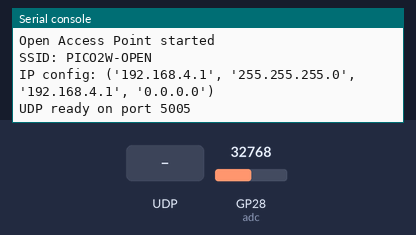
The program below on a simulated Raspberry Pi Pico running MicroPython. Shown: the last lines printed to the serial console. Inputs (shaded band) come from the test bench; at power-on: GP28 (adc) = 32768 (analog values on the 0–65535 scale). The board's own WiFi access point starts at once.

Above: at 3.2 s.
3.3 s: UDP packet "HELLO" arrives
At 4.4 s:
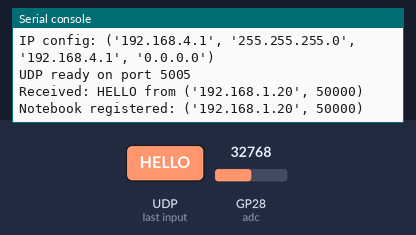
4.8 s: UDP packet "1" arrives
At 5.5 s:
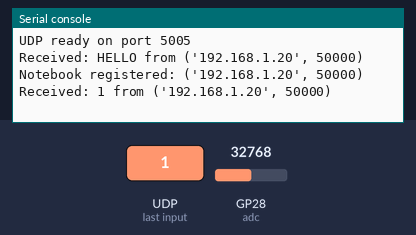
6.3 s: UDP packet "on" arrives
At 6.7 s:
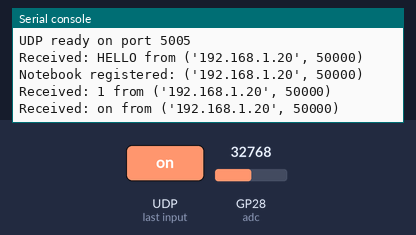
7.8 s: UDP packet "off" arrives
At 9.0 s:
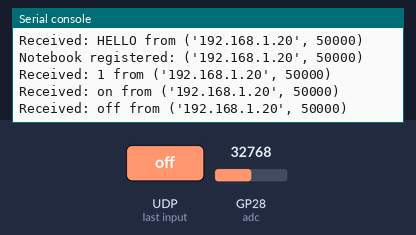

The program:

ap_wifi_adc_pico.py
```python
# main.py
import network
import socket
import time
from machine import ADC, Pin


# ------------------------------------------------------------
# Wi-Fi AP 설정
# ------------------------------------------------------------

SSID = "PICO2W-OPEN"

# Pico가 UDP 명령을 받을 포트
PICO_PORT = 5005

# ADC 데이터를 보내는 주기
# 50ms = 1초에 약 20번 전송
SEND_INTERVAL_MS = 50


# ------------------------------------------------------------
# ADC2 설정
# ------------------------------------------------------------

# Raspberry Pi Pico 2 W에서
# GP28 핀은 ADC2 입력으로 사용할 수 있다.
#
# 가변저항 가운데 핀을 GP28에 연결했다고 가정한다.
adc = ADC(Pin(28))


def read_adc2():
    """
    ADC2 값을 읽어서 raw 값과 전압값을 반환한다.

    raw:
        0 ~ 65535 범위의 ADC 값

    voltage:
        0.0 ~ 3.3V 근처의 전압값
    """
    raw = adc.read_u16()
    voltage = raw * 3.3 / 65535
    return raw, voltage


# ------------------------------------------------------------
# STA 모드 끄기
# ------------------------------------------------------------

# STA 모드는 Pico가 다른 공유기에 접속하는 모드이다.
# 지금은 Pico가 직접 Wi-Fi AP가 되어야 하므로 STA 모드는 끈다.
sta = network.WLAN(network.WLAN.IF_STA)
sta.active(False)
time.sleep(1)


# ------------------------------------------------------------
# AP 모드 설정
# ------------------------------------------------------------

# AP 모드는 Pico가 직접 Wi-Fi를 만들어내는 모드이다.
ap = network.WLAN(network.WLAN.IF_AP)

# 혹시 이전 AP 설정이 남아 있을 수 있으므로 먼저 꺼 준다.
ap.active(False)
time.sleep(1)

# 암호 없는 AP 설정
ap.config(
    ssid=SSID,
    security=0,     # 0 = 암호 없음
    channel=6
)

# AP 켜기
ap.active(True)

# AP가 완전히 켜질 때까지 대기
while not ap.active():
    time.sleep(0.1)

print("Open Access Point started")
print("SSID:", SSID)
print("IP config:", ap.ifconfig())


# ------------------------------------------------------------
# UDP 소켓 설정
# ------------------------------------------------------------

# UDP 소켓 생성
sock = socket.socket(socket.AF_INET, socket.SOCK_DGRAM)

# Pico가 UDP 5005번 포트에서 데이터를 받을 수 있게 한다.
sock.bind(("0.0.0.0", PICO_PORT))

# 매우 중요:
# non-blocking 모드로 설정한다.
#
# 이렇게 해야 노트북에서 데이터가 오지 않아도
# Pico가 recvfrom()에서 멈추지 않고 계속 ADC를 읽을 수 있다.
sock.setblocking(False)

print("UDP ready on port", PICO_PORT)


# ------------------------------------------------------------
# 노트북 주소 저장 변수
# ------------------------------------------------------------

# 처음에는 노트북 주소를 모른다.
# 노트북이 HELLO를 보내면 그때 addr을 저장한다.
notebook_addr = None

# 마지막으로 ADC 데이터를 보낸 시간
last_send_time = time.ticks_ms()


# ------------------------------------------------------------
# Main loop
# ------------------------------------------------------------

while True:

    # --------------------------------------------------------
    # 1. 노트북에서 HELLO가 왔는지 확인
    # --------------------------------------------------------

    try:
        # non-blocking 모드이므로,
        # 데이터가 없으면 바로 OSError가 발생하고 지나간다.
        data, addr = sock.recvfrom(1024)

        msg = data.decode().strip()
        print("Received:", msg, "from", addr)

        # 노트북이 HELLO를 보내면
        # Pico는 노트북의 IP 주소와 포트 번호를 기억한다.
        if msg.upper() == "HELLO":
            notebook_addr = addr
            print("Notebook registered:", notebook_addr)

            # 등록 확인 응답
            sock.sendto(b"PICO_READY", notebook_addr)

    except OSError:
        # 수신된 UDP 데이터가 없으면 여기로 온다.
        # 정상적인 상황이므로 아무 일도 하지 않는다.
        pass


    # --------------------------------------------------------
    # 2. 노트북 주소를 알고 있으면 ADC 값을 주기적으로 전송
    # --------------------------------------------------------

    now = time.ticks_ms()

    if notebook_addr is not None:
        if time.ticks_diff(now, last_send_time) >= SEND_INTERVAL_MS:
            last_send_time = now

            raw, voltage = read_adc2()

            # CSV 형식으로 데이터 구성
            #
            # 형식:
            #   시간(ms), ADC raw 값, 전압값
            #
            # 예:
            #   123456,32768,1.650
            payload = "{},{},{:.3f}".format(now, raw, voltage)

            try:
                sock.sendto(payload.encode(), notebook_addr)
            except OSError as e:
                print("Send error:", e)


    # CPU를 너무 바쁘게 쓰지 않도록 아주 짧게 쉰다.
    time.sleep_ms(1)
```

Measured:
- after the input at 3.3 s, the serial console: prints a new line at once (image 1)
- after the input at 4.8 s, the serial console: prints a new line at once (image 2)
- after the input at 6.3 s, the serial console: prints a new line at once (image 3)
- after the input at 7.8 s, the serial console: prints a new line at once (image 4)
